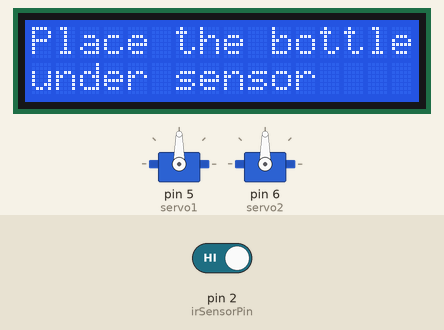
Simulated run of this sketch. Board: Arduino Uno, built with avr-gcc and run on an emulated ATmega328P. On the bench: 2 × servo, 16×2 character LCD. Inputs (shaded band) come from the test bench; at power-on: pin 2 (irSensorPin) HIGH.

Above: at 6.3 s.
6.4 s: pin 2 (irSensorPin) driven LOW
At 6.8 s:
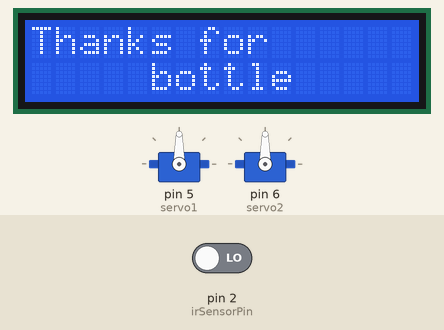
9.4 s: pin 2 (irSensorPin) driven HIGH
At 10.7 s:
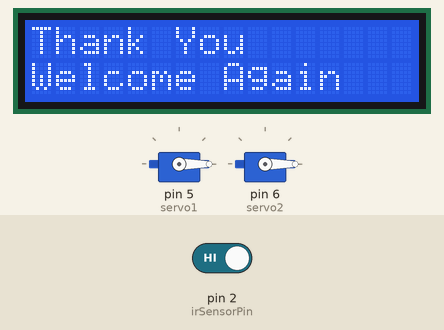
12.4 s: pin 2 (irSensorPin) driven LOW
At 14.4 s:
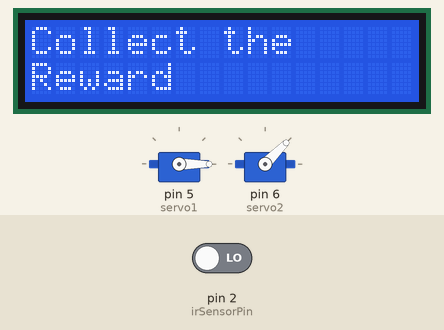
Timing chart, 0 to 21.4 s (numbered marks = the images above; inputs shaded):
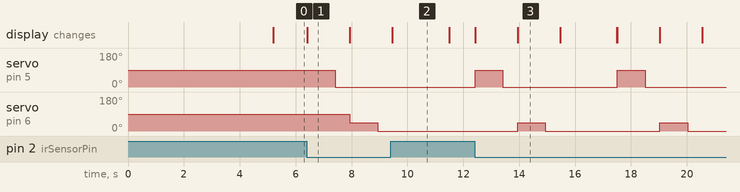

The sketch:

plastic_vending_machine.ino
```cpp
#include <Servo.h>
#include <Wire.h>
#include <LiquidCrystal_I2C.h>

// Define servo motors
Servo servo1;
Servo servo2;

// Define IR sensor pin
const int irSensorPin = 2;

// Initialize LCD with I2C address 0x27
LiquidCrystal_I2C lcd(0x27, 16, 2);

// Define servo motor angles
const int servo1OpenAngle = 90;
const int servo1CloseAngle = 0;
const int servo2OpenAngle = 45;
const int servo2CloseAngle = 0;

void setup() {
    // Attach servos to respective pins
    servo1.attach(5);
    servo2.attach(6);

    // Set IR sensor pin as input
    pinMode(irSensorPin, INPUT);

    // Initialize LCD
    lcd.begin(16, 2);
    lcd.init();
    lcd.backlight();

    // Display welcome message
    lcd.clear();
    lcd.print("Welcome to Plastic");
    lcd.setCursor(0, 1);
    lcd.print("Bottle Vending Mach");
    delay(5000);

    // Display instruction
    lcd.clear();
    lcd.print("Place the bottle");
    lcd.setCursor(0, 1);
    lcd.print("under sensor");
}

void loop() {
    // Read IR sensor value
    int irState = digitalRead(irSensorPin);

    if (irState == LOW) {  // Assuming LOW means object detected
        // Display thank you message
        lcd.clear();
        lcd.setCursor(0, 0);  // Move cursor to the first row
        lcd.print("Thanks for");  // Print first part of the message

        lcd.setCursor(5, 1);  // Move cursor to column 5 of the second row
        lcd.print("bottle");

        // Rotate first servo to 90 degrees
        servo1.write(servo1OpenAngle);
        delay(1000);

        // Return first servo to 0 degrees
        servo1.write(servo1CloseAngle);
        delay(500);

        // Display collect reward message
        lcd.clear();
        lcd.setCursor(0, 0);
        lcd.print("Collect the");

        lcd.setCursor(0, 1);
        lcd.print("Reward");

        // Rotate second servo to 45 degrees
        servo2.write(servo2OpenAngle);
        delay(1000);

        // Return second servo to 0 degrees
        servo2.write(servo2CloseAngle);
        delay(500);

        // Display thank you message
        lcd.clear();
        lcd.print("Thank You");
        lcd.setCursor(0, 1);
        lcd.print("Welcome Again");
        delay(2000);

        // Reset to initial message
        lcd.clear();
        lcd.print("Place the bottle");
        lcd.setCursor(0, 1);
        lcd.print("under sensor");
    }
}
```

Measured:
- after the input at 6.4 s, servo on pin 5 (servo1): 90° → 0° after 1.0 s; servo on pin 6 (servo2): 90° → 45° after 1.5 s, → 0° 1.0 s later; the display: changes at once (image 1)
- after the input at 9.4 s, servo on pin 5 (servo1): stays 0° (without the input it goes to 90° after 2.1 s)
- after the input at 12.4 s, servo on pin 5 (servo1): alternates 90° for 1.0 s and 0° for 4.1 s, starting at once; servo on pin 6 (servo2): alternates 45° for 1.0 s and 0° for 4.1 s, starting after 1.5 s; the display: first changes at once (image 3 shows a later state)
- what the display in image 1 shows lasts 1.5 s, from 6.4 s to 7.9 s
- what the display in image 2 shows lasts 2.0 s, from 9.5 s to 11.5 s
